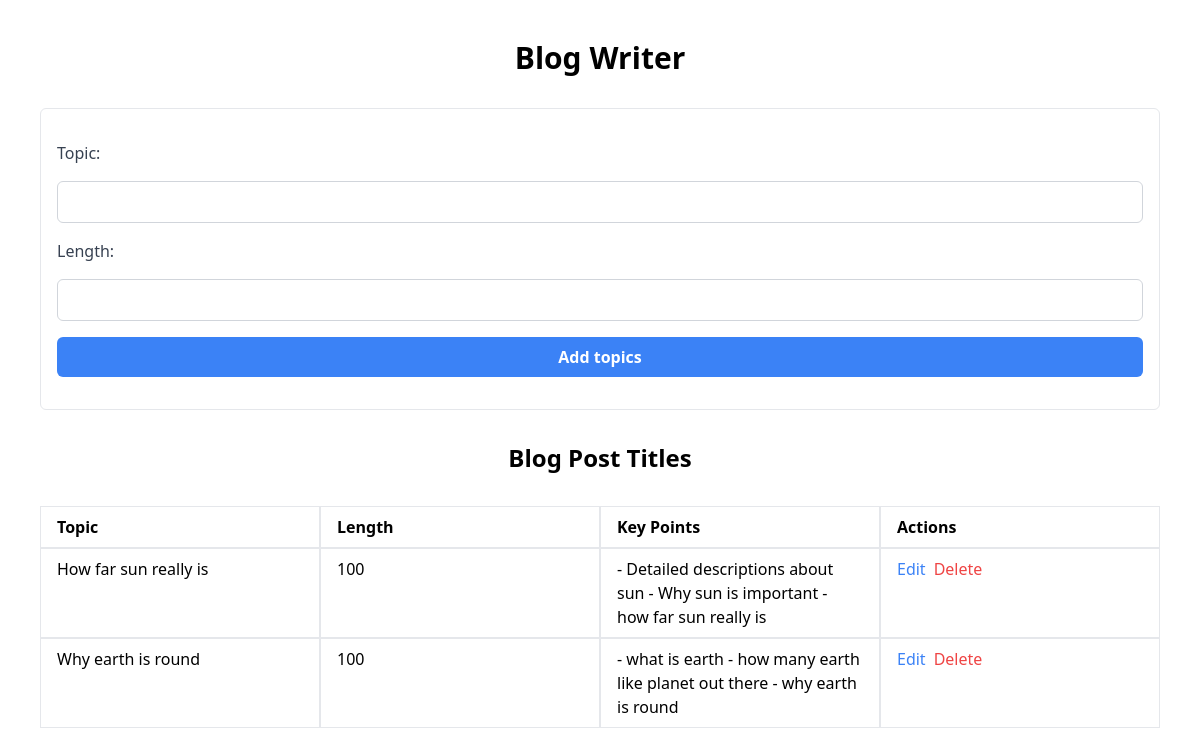
Before: / with the older database file.
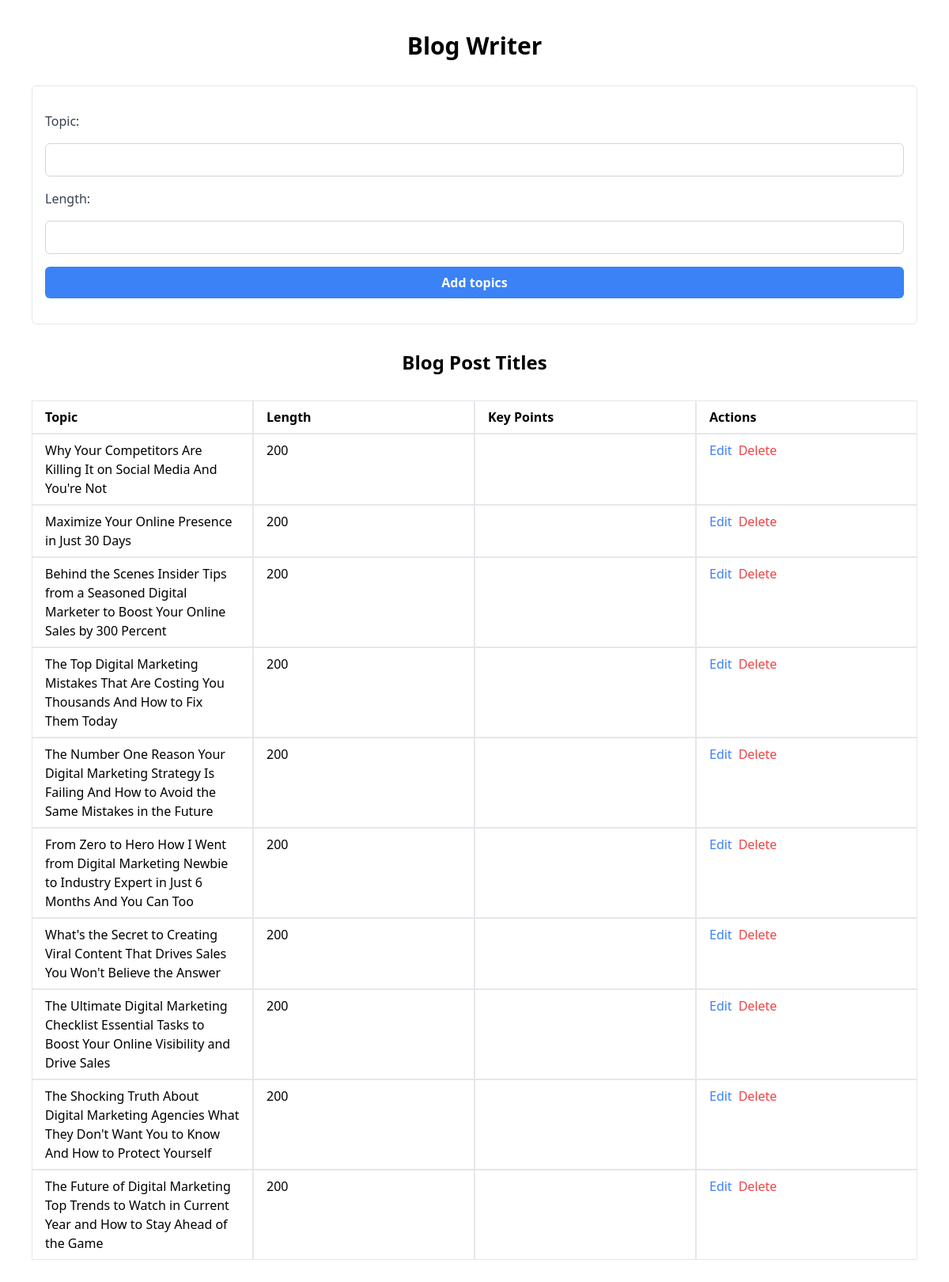
After: the same page with the newer database file.
### app.py (models this page shows, shortened)
class Article(db.Model):
    id = db.Column(db.Integer, primary_key=True)
    topic = db.Column(db.String(100), nullable=False)
    length = db.Column(db.Integer, nullable=False)
    key_points = db.Column(db.Text, nullable=False)
    post = db.Column(db.Text, nullable=True)
    review = db.Column(db.Text, nullable=True)

### app.py (the view)
@app.route("/")
def index():
    articles = Article.query.all()
    return render_template("index.html", articles=articles)

### templates/index.html (shortened to what this page needs)
<!DOCTYPE html>
<html>
  <head>
    <script src="https://cdn.tailwindcss.com"></script>
  </head>
  <body class="p-10">
    <h1 class="text-3xl font-bold text-center mb-8">Blog Writer</h1>
    <form
      action="{{ url_for('write') }}"
      method="post"
      class="flex flex-col space-y-4 px-4 py-8 border border-gray-200 rounded-md"
    >
      <label for="topic" class="text-gray-700 font-medium">Topic:</label>
      <input
        type="text"
        id="topic"
        name="topic"
        class="px-3 py-2 rounded-md focus:outline-none focus:ring focus:ring-blue-500 border border-gray-300"
        required
      />
      <label for="length" class="text-gray-700 font-medium">Length:</label>
      <input
        type="number"
        id="length"
        name="length"
        class="px-3 py-2 rounded-md focus:outline-none focus:ring focus:ring-blue-500 border border-gray-300"
        required
      />
      <input
        type="submit"
        value="Add topics"
        class="bg-blue-500 hover:bg-blue-700 text-white font-bold py-2 px-4 rounded-md"
      />
    </form>
    <h1 class="text-2xl font-bold text-center my-8">Blog Post Titles</h1>
    <div class="overflow-x-auto">
      <div class="grid grid-cols-4 gap-0">
        <div class="py-2 px-4 border font-bold border-gray-200">Topic</div>
        <div class="py-2 px-4 border font-bold border-gray-200">Length</div>
        <div class="py-2 px-4 border font-bold border-gray-200">Key Points</div>
        <div class="py-2 px-4 border font-bold border-gray-200">Actions</div>
        {% for article in articles %}
        <div class="py-2 px-4 border border-gray-200">{{ article.topic }}</div>
        <div class="py-2 px-4 border border-gray-200">{{ article.length }}</div>
        <div class="py-2 px-4 border border-gray-200">
          {{ article.key_points }}
        </div>
        <div class="py-2 px-4 border border-gray-200 flex space-x-2">
          <a
            href="{{ url_for('edit', id=article.id) }}"
            class="text-blue-500 hover:underline"
            >Edit</a
          >
          <form
            action="{{ url_for('delete', id=article.id) }}"
            method="post"
            class="inline"
          >
            <button type="submit" class="text-red-500 hover:underline">
              Delete
            </button>
          </form>
        </div>
        {% endfor %}
      </div>
    </div>
  </body>
</html>

Changed rows visible on the page:
removed Article: topic "How far sun really is", length "100", key_points "- Detailed descriptions about sun - Why sun is important - how far sun really is"
removed Article: topic "Why earth is round", length "100", key_points "- what is earth - how many earth like planet out there - why earth is round"
added Article: topic "Why Your Competitors Are Killing It on Social Media And You're Not", length "200"
added Article: topic "Maximize Your Online Presence in Just 30 Days", length "200"
added Article: topic "Behind the Scenes Insider Tips from a Seasoned Digital Marketer to Boost Your Online Sales by 300 Percent", length "200"
added Article: topic "The Top Digital Marketing Mistakes That Are Costing You Thousands And How to Fix Them Today", length "200"
added Article: topic "The Number One Reason Your Digital Marketing Strategy Is Failing And How to Avoid the Same Mistakes in the Future", length "200"
added Article: topic "From Zero to Hero How I Went from Digital Marketing Newbie to Industry Expert in Just 6 Months And You Can Too", length "200"
added Article: topic "What's the Secret to Creating Viral Content That Drives Sales You Won't Believe the Answer", length "200"
added Article: topic "The Ultimate Digital Marketing Checklist Essential Tasks to Boost Your Online Visibility and Drive Sales", length "200"
added Article: topic "The Shocking Truth About Digital Marketing Agencies What They Don't Want You to Know And How to Protect Yourself", length "200"
added Article: topic "The Future of Digital Marketing Top Trends to Watch in Current Year and How to Stay Ahead of the Game", length "200"
